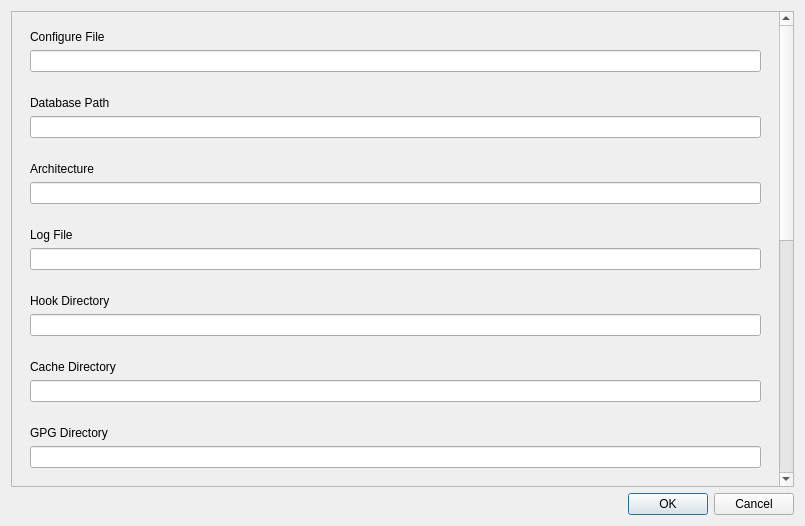
<?xml version="1.0" encoding="UTF-8"?>
<ui version="4.0">
 <class>config</class>
 <widget class="QDialog" name="config">
  <property name="geometry">
   <rect>
    <x>0</x>
    <y>0</y>
    <width>805</width>
    <height>526</height>
   </rect>
  </property>
  <property name="windowTitle">
   <string>Dialog</string>
  </property>
  <property name="sizeGripEnabled">
   <bool>false</bool>
  </property>
  <layout class="QVBoxLayout" name="verticalLayout">
   <item>
    <widget class="QScrollArea" name="scrollArea">
     <property name="widgetResizable">
      <bool>true</bool>
     </property>
     <widget class="QWidget" name="scrollAreaWidgetContents">
      <property name="geometry">
       <rect>
        <x>0</x>
        <y>0</y>
        <width>767</width>
        <height>1411</height>
       </rect>
      </property>
      <layout class="QVBoxLayout" name="verticalLayout_39">
       <item>
        <widget class="QWidget" name="widget_5" native="true">
         <layout class="QVBoxLayout" name="verticalLayout_3">
          <item>
           <widget class="QLabel" name="label_2">
            <property name="text">
             <string>Configure File</string>
            </property>
           </widget>
          </item>
          <item>
           <widget class="QLineEdit" name="conffile"/>
          </item>
         </layout>
        </widget>
       </item>
       <item>
        <widget class="QWidget" name="widget_7" native="true">
         <property name="sizePolicy">
          <sizepolicy hsizetype="Preferred" vsizetype="Fixed">
           <horstretch>0</horstretch>
           <verstretch>0</verstretch>
          </sizepolicy>
         </property>
         <layout class="QVBoxLayout" name="verticalLayout_29">
          <item>
           <widget class="QLabel" name="label_28">
            <property name="sizePolicy">
             <sizepolicy hsizetype="Preferred" vsizetype="Fixed">
              <horstretch>0</horstretch>
              <verstretch>0</verstretch>
             </sizepolicy>
            </property>
            <property name="text">
             <string>Database Path</string>
            </property>
           </widget>
          </item>
          <item>
           <widget class="QLineEdit" name="dbpath"/>
          </item>
         </layout>
        </widget>
       </item>
       <item>
        <widget class="QWidget" name="widget_8" native="true">
         <property name="sizePolicy">
          <sizepolicy hsizetype="Preferred" vsizetype="Fixed">
           <horstretch>0</horstretch>
           <verstretch>0</verstretch>
          </sizepolicy>
         </property>
         <layout class="QVBoxLayout" name="verticalLayout_30">
          <item>
           <widget class="QLabel" name="label_29">
            <property name="sizePolicy">
             <sizepolicy hsizetype="Preferred" vsizetype="Fixed">
              <horstretch>0</horstretch>
              <verstretch>0</verstretch>
             </sizepolicy>
            </property>
            <property name="text">
             <string>Architecture</string>
            </property>
           </widget>
          </item>
          <item>
           <widget class="QLineEdit" name="arch"/>
          </item>
         </layout>
        </widget>
       </item>
       <item>
        <widget class="QWidget" name="widget_6" native="true">
         <property name="sizePolicy">
          <sizepolicy hsizetype="Preferred" vsizetype="Fixed">
           <horstretch>0</horstretch>
           <verstretch>0</verstretch>
          </sizepolicy>
         </property>
         <layout class="QVBoxLayout" name="verticalLayout_28">
          <item>
           <widget class="QLabel" name="label_27">
            <property name="sizePolicy">
             <sizepolicy hsizetype="Preferred" vsizetype="Fixed">
              <horstretch>0</horstretch>
              <verstretch>0</verstretch>
             </sizepolicy>
            </property>
            <property name="text">
             <string>Log File</string>
            </property>
           </widget>
          </item>
          <item>
           <widget class="QLineEdit" name="logfile"/>
          </item>
         </layout>
        </widget>
       </item>
       <item>
        <widget class="QWidget" name="widget_9" native="true">
         <property name="sizePolicy">
          <sizepolicy hsizetype="Preferred" vsizetype="Fixed">
           <horstretch>0</horstretch>
           <verstretch>0</verstretch>
          </sizepolicy>
         </property>
         <layout class="QVBoxLayout" name="verticalLayout_31">
          <item>
           <widget class="QLabel" name="label_30">
            <property name="sizePolicy">
             <sizepolicy hsizetype="Preferred" vsizetype="Fixed">
              <horstretch>0</horstretch>
              <verstretch>0</verstretch>
             </sizepolicy>
            </property>
            <property name="text">
             <string>Hook Directory</string>
            </property>
           </widget>
          </item>
          <item>
           <widget class="QLineEdit" name="hookdir"/>
          </item>
         </layout>
        </widget>
       </item>
       <item>
        <widget class="QWidget" name="widget_3" native="true">
         <property name="sizePolicy">
          <sizepolicy hsizetype="Preferred" vsizetype="Fixed">
           <horstretch>0</horstretch>
           <verstretch>0</verstretch>
          </sizepolicy>
         </property>
         <layout class="QVBoxLayout" name="verticalLayout_25">
          <item>
           <widget class="QLabel" name="label_24">
            <property name="sizePolicy">
             <sizepolicy hsizetype="Preferred" vsizetype="Fixed">
              <horstretch>0</horstretch>
              <verstretch>0</verstretch>
             </sizepolicy>
            </property>
            <property name="text">
             <string>Cache Directory</string>
            </property>
           </widget>
          </item>
          <item>
           <widget class="QLineEdit" name="cachedir"/>
          </item>
         </layout>
        </widget>
       </item>
       <item>
        <widget class="QWidget" name="widget_2" native="true">
         <property name="sizePolicy">
          <sizepolicy hsizetype="Preferred" vsizetype="Fixed">
           <horstretch>0</horstretch>
           <verstretch>0</verstretch>
          </sizepolicy>
         </property>
         <layout class="QVBoxLayout" name="verticalLayout_24">
          <item>
           <widget class="QLabel" name="label_23">
            <property name="sizePolicy">
             <sizepolicy hsizetype="Preferred" vsizetype="Fixed">
              <horstretch>0</horstretch>
              <verstretch>0</verstretch>
             </sizepolicy>
            </property>
            <property name="text">
             <string>GPG Directory</string>
            </property>
           </widget>
          </item>
          <item>
           <widget class="QLineEdit" name="gpgdir"/>
          </item>
         </layout>
        </widget>
       </item>
       <item>
        <widget class="QWidget" name="widget_4" native="true">
         <property name="sizePolicy">
          <sizepolicy hsizetype="Preferred" vsizetype="Fixed">
           <horstretch>0</horstretch>
           <verstretch>0</verstretch>
          </sizepolicy>
         </property>
         <layout class="QVBoxLayout" name="verticalLayout_26">
          <item>
           <widget class="QLabel" name="label_25">
            <property name="sizePolicy">
             <sizepolicy hsizetype="Preferred" vsizetype="Fixed">
              <horstretch>0</horstretch>
              <verstretch>0</verstretch>
             </sizepolicy>
            </property>
            <property name="text">
             <string>No Upgrade</string>
            </property>
           </widget>
          </item>
          <item>
           <widget class="QLineEdit" name="noupgrade"/>
          </item>
         </layout>
        </widget>
       </item>
       <item>
        <widget class="QWidget" name="widget" native="true">
         <property name="sizePolicy">
          <sizepolicy hsizetype="Preferred" vsizetype="Fixed">
           <horstretch>0</horstretch>
           <verstretch>0</verstretch>
          </sizepolicy>
         </property>
         <layout class="QVBoxLayout" name="verticalLayout_2">
          <item>
           <widget class="QLabel" name="label">
            <property name="sizePolicy">
             <sizepolicy hsizetype="Preferred" vsizetype="Fixed">
              <horstretch>0</horstretch>
              <verstretch>0</verstretch>
             </sizepolicy>
            </property>
            <property name="text">
             <string>No Extract</string>
            </property>
           </widget>
          </item>
          <item>
           <widget class="QLineEdit" name="noextract"/>
          </item>
         </layout>
        </widget>
       </item>
       <item>
        <widget class="QWidget" name="widget_10" native="true">
         <property name="sizePolicy">
          <sizepolicy hsizetype="Preferred" vsizetype="Fixed">
           <horstretch>0</horstretch>
           <verstretch>0</verstretch>
          </sizepolicy>
         </property>
         <layout class="QVBoxLayout" name="verticalLayout_32">
          <item>
           <widget class="QLabel" name="label_31">
            <property name="sizePolicy">
             <sizepolicy hsizetype="Preferred" vsizetype="Fixed">
              <horstretch>0</horstretch>
              <verstretch>0</verstretch>
             </sizepolicy>
            </property>
            <property name="text">
             <string>Ignored Packages</string>
            </property>
           </widget>
          </item>
          <item>
           <widget class="QLineEdit" name="ignorepkgs"/>
          </item>
         </layout>
        </widget>
       </item>
       <item>
        <widget class="QWidget" name="widget_16" native="true">
         <property name="sizePolicy">
          <sizepolicy hsizetype="Preferred" vsizetype="Fixed">
           <horstretch>0</horstretch>
           <verstretch>0</verstretch>
          </sizepolicy>
         </property>
         <layout class="QVBoxLayout" name="verticalLayout_38">
          <item>
           <widget class="QLabel" name="label_37">
            <property name="sizePolicy">
             <sizepolicy hsizetype="Preferred" vsizetype="Fixed">
              <horstretch>0</horstretch>
              <verstretch>0</verstretch>
             </sizepolicy>
            </property>
            <property name="text">
             <string>Ignored Groups</string>
            </property>
           </widget>
          </item>
          <item>
           <widget class="QLineEdit" name="ignoregrps"/>
          </item>
         </layout>
        </widget>
       </item>
       <item>
        <widget class="QWidget" name="widget_15" native="true">
         <property name="sizePolicy">
          <sizepolicy hsizetype="Preferred" vsizetype="Fixed">
           <horstretch>0</horstretch>
           <verstretch>0</verstretch>
          </sizepolicy>
         </property>
         <layout class="QVBoxLayout" name="verticalLayout_37">
          <item>
           <widget class="QLabel" name="label_36">
            <property name="sizePolicy">
             <sizepolicy hsizetype="Preferred" vsizetype="Fixed">
              <horstretch>0</horstretch>
              <verstretch>0</verstretch>
             </sizepolicy>
            </property>
            <property name="text">
             <string>Hold Packages</string>
            </property>
           </widget>
          </item>
          <item>
           <widget class="QLineEdit" name="holdpkgs"/>
          </item>
         </layout>
        </widget>
       </item>
       <item>
        <widget class="QWidget" name="widget_14" native="true">
         <property name="sizePolicy">
          <sizepolicy hsizetype="Preferred" vsizetype="Fixed">
           <horstretch>0</horstretch>
           <verstretch>0</verstretch>
          </sizepolicy>
         </property>
         <layout class="QVBoxLayout" name="verticalLayout_36">
          <item>
           <widget class="QLabel" name="label_35">
            <property name="sizePolicy">
             <sizepolicy hsizetype="Preferred" vsizetype="Fixed">
              <horstretch>0</horstretch>
              <verstretch>0</verstretch>
             </sizepolicy>
            </property>
            <property name="text">
             <string>Download Timeout(Database)</string>
            </property>
           </widget>
          </item>
          <item>
           <widget class="QLineEdit" name="timedb"/>
          </item>
         </layout>
        </widget>
       </item>
       <item>
        <widget class="QWidget" name="widget_13" native="true">
         <property name="sizePolicy">
          <sizepolicy hsizetype="Preferred" vsizetype="Fixed">
           <horstretch>0</horstretch>
           <verstretch>0</verstretch>
          </sizepolicy>
         </property>
         <layout class="QVBoxLayout" name="verticalLayout_35">
          <item>
           <widget class="QLabel" name="label_34">
            <property name="sizePolicy">
             <sizepolicy hsizetype="Preferred" vsizetype="Fixed">
              <horstretch>0</horstretch>
              <verstretch>0</verstretch>
             </sizepolicy>
            </property>
            <property name="text">
             <string>Download Timeout(Package)</string>
            </property>
           </widget>
          </item>
          <item>
           <widget class="QLineEdit" name="timepkg"/>
          </item>
         </layout>
        </widget>
       </item>
       <item>
        <widget class="QWidget" name="widget_11" native="true">
         <property name="sizePolicy">
          <sizepolicy hsizetype="Preferred" vsizetype="Fixed">
           <horstretch>0</horstretch>
           <verstretch>0</verstretch>
          </sizepolicy>
         </property>
         <layout class="QVBoxLayout" name="verticalLayout_33"/>
        </widget>
       </item>
       <item>
        <widget class="QWidget" name="widget_12" native="true">
         <property name="sizePolicy">
          <sizepolicy hsizetype="Preferred" vsizetype="Fixed">
           <horstretch>0</horstretch>
           <verstretch>0</verstretch>
          </sizepolicy>
         </property>
         <layout class="QVBoxLayout" name="verticalLayout_34"/>
        </widget>
       </item>
      </layout>
     </widget>
    </widget>
   </item>
   <item>
    <widget class="QDialogButtonBox" name="buttonBox">
     <property name="orientation">
      <enum>Qt::Horizontal</enum>
     </property>
     <property name="standardButtons">
      <set>QDialogButtonBox::Cancel|QDialogButtonBox::Ok</set>
     </property>
    </widget>
   </item>
  </layout>
 </widget>
 <resources/>
 <connections>
  <connection>
   <sender>buttonBox</sender>
   <signal>accepted()</signal>
   <receiver>config</receiver>
   <slot>accept()</slot>
   <hints>
    <hint type="sourcelabel">
     <x>258</x>
     <y>515</y>
    </hint>
    <hint type="destinationlabel">
     <x>157</x>
     <y>274</y>
    </hint>
   </hints>
  </connection>
  <connection>
   <sender>buttonBox</sender>
   <signal>rejected()</signal>
   <receiver>config</receiver>
   <slot>reject()</slot>
   <hints>
    <hint type="sourcelabel">
     <x>326</x>
     <y>515</y>
    </hint>
    <hint type="destinationlabel">
     <x>286</x>
     <y>274</y>
    </hint>
   </hints>
  </connection>
 </connections>
</ui>
